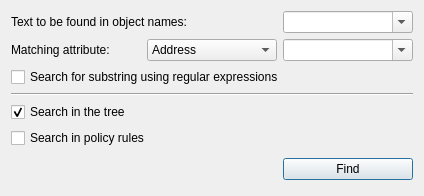
<ui version="4.0" >
 <class>findDialog_q</class>
 <widget class="QDialog" name="findDialog_q" >
  <property name="geometry" >
   <rect>
    <x>0</x>
    <y>0</y>
    <width>424</width>
    <height>196</height>
   </rect>
  </property>
  <property name="sizePolicy" >
   <sizepolicy vsizetype="Minimum" hsizetype="Preferred" >
    <horstretch>0</horstretch>
    <verstretch>0</verstretch>
   </sizepolicy>
  </property>
  <property name="focusPolicy" >
   <enum>Qt::StrongFocus</enum>
  </property>
  <property name="windowTitle" >
   <string>Find Object</string>
  </property>
  <layout class="QGridLayout" >
   <item row="0" column="2" >
    <widget class="QComboBox" name="findText" >
     <property name="editable" >
      <bool>true</bool>
     </property>
     <property name="insertPolicy" >
      <enum>QComboBox::InsertAtTop</enum>
     </property>
     <property name="duplicatesEnabled" >
      <bool>false</bool>
     </property>
    </widget>
   </item>
   <item row="0" column="0" colspan="2" >
    <widget class="QLabel" name="textLabel1" >
     <property name="text" >
      <string>Text to be found in object names:</string>
     </property>
     <property name="wordWrap" >
      <bool>false</bool>
     </property>
    </widget>
   </item>
   <item row="5" column="0" colspan="3" >
    <widget class="QCheckBox" name="searchInRules" >
     <property name="text" >
      <string>Search in policy rules</string>
     </property>
    </widget>
   </item>
   <item row="4" column="0" colspan="3" >
    <widget class="QCheckBox" name="searchInTree" >
     <property name="text" >
      <string>Search in the tree</string>
     </property>
     <property name="checked" >
      <bool>true</bool>
     </property>
    </widget>
   </item>
   <item row="6" column="0" >
    <spacer>
     <property name="orientation" >
      <enum>Qt::Vertical</enum>
     </property>
     <property name="sizeType" >
      <enum>QSizePolicy::Expanding</enum>
     </property>
     <property name="sizeHint" >
      <size>
       <width>20</width>
       <height>30</height>
      </size>
     </property>
    </spacer>
   </item>
   <item row="6" column="2" >
    <widget class="QPushButton" name="findBtn" >
     <property name="text" >
      <string>Find</string>
     </property>
     <property name="default" >
      <bool>true</bool>
     </property>
    </widget>
   </item>
   <item row="3" column="0" colspan="3" >
    <widget class="Line" name="line1" >
     <property name="frameShape" >
      <enum>QFrame::HLine</enum>
     </property>
     <property name="frameShadow" >
      <enum>QFrame::Sunken</enum>
     </property>
    </widget>
   </item>
   <item row="1" column="2" >
    <widget class="QComboBox" name="findAttr" >
     <property name="editable" >
      <bool>true</bool>
     </property>
    </widget>
   </item>
   <item row="1" column="0" >
    <widget class="QLabel" name="textLabel1_2" >
     <property name="text" >
      <string>Matching attribute:</string>
     </property>
     <property name="wordWrap" >
      <bool>false</bool>
     </property>
    </widget>
   </item>
   <item row="1" column="1" >
    <widget class="QComboBox" name="attribute" >
     <item>
      <property name="text" >
       <string>Address</string>
      </property>
     </item>
     <item>
      <property name="text" >
       <string>TCP/UDP port</string>
      </property>
     </item>
     <item>
      <property name="text" >
       <string>Protocol number</string>
      </property>
     </item>
     <item>
      <property name="text" >
       <string>ICMP type</string>
      </property>
     </item>
    </widget>
   </item>
   <item row="2" column="0" colspan="3" >
    <widget class="QCheckBox" name="useRegexp" >
     <property name="text" >
      <string>Search for substring using regular expressions</string>
     </property>
    </widget>
   </item>
  </layout>
 </widget>
 <layoutdefault spacing="6" margin="11" />
 <tabstops>
  <tabstop>findText</tabstop>
  <tabstop>attribute</tabstop>
  <tabstop>findAttr</tabstop>
  <tabstop>useRegexp</tabstop>
  <tabstop>searchInTree</tabstop>
  <tabstop>searchInRules</tabstop>
  <tabstop>findBtn</tabstop>
 </tabstops>
 <includes/>
 <resources/>
 <connections>
  <connection>
   <sender>findBtn</sender>
   <signal>clicked()</signal>
   <receiver>findDialog_q</receiver>
   <slot>find()</slot>
   <hints>
    <hint type="sourcelabel" >
     <x>20</x>
     <y>20</y>
    </hint>
    <hint type="destinationlabel" >
     <x>20</x>
     <y>20</y>
    </hint>
   </hints>
  </connection>
  <connection>
   <sender>findText</sender>
   <signal>activated(QString)</signal>
   <receiver>findDialog_q</receiver>
   <slot>findTextChanged(QString)</slot>
   <hints>
    <hint type="sourcelabel" >
     <x>20</x>
     <y>20</y>
    </hint>
    <hint type="destinationlabel" >
     <x>20</x>
     <y>20</y>
    </hint>
   </hints>
  </connection>
  <connection>
   <sender>findText</sender>
   <signal>editTextChanged(QString)</signal>
   <receiver>findDialog_q</receiver>
   <slot>findTextChanged(QString)</slot>
   <hints>
    <hint type="sourcelabel" >
     <x>20</x>
     <y>20</y>
    </hint>
    <hint type="destinationlabel" >
     <x>20</x>
     <y>20</y>
    </hint>
   </hints>
  </connection>
  <connection>
   <sender>findAttr</sender>
   <signal>activated(QString)</signal>
   <receiver>findDialog_q</receiver>
   <slot>findAttrChanged(QString)</slot>
   <hints>
    <hint type="sourcelabel" >
     <x>20</x>
     <y>20</y>
    </hint>
    <hint type="destinationlabel" >
     <x>20</x>
     <y>20</y>
    </hint>
   </hints>
  </connection>
  <connection>
   <sender>findAttr</sender>
   <signal>editTextChanged(QString)</signal>
   <receiver>findDialog_q</receiver>
   <slot>findAttrChanged(QString)</slot>
   <hints>
    <hint type="sourcelabel" >
     <x>20</x>
     <y>20</y>
    </hint>
    <hint type="destinationlabel" >
     <x>20</x>
     <y>20</y>
    </hint>
   </hints>
  </connection>
  <connection>
   <sender>attribute</sender>
   <signal>activated(QString)</signal>
   <receiver>findDialog_q</receiver>
   <slot>findAttrChanged(QString)</slot>
   <hints>
    <hint type="sourcelabel" >
     <x>20</x>
     <y>20</y>
    </hint>
    <hint type="destinationlabel" >
     <x>20</x>
     <y>20</y>
    </hint>
   </hints>
  </connection>
 </connections>
</ui>
